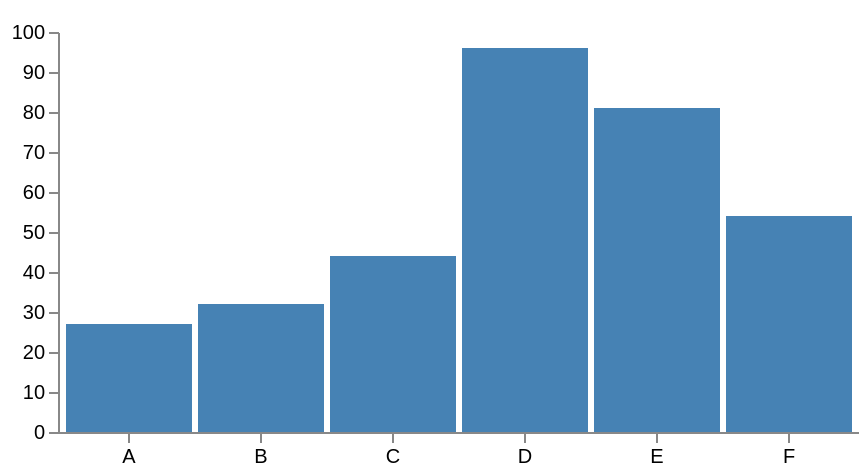

The Vega-Lite source for this figure:
### Vega specification from a JSON file in a GitHub repository (floating-point values rounded to 4 significant figures)
{"$schema": "https://vega.github.io/schema/vega/v4.json", "width": 400, "height": 200, "padding": 5, "data": [{"name": "table", "values": [{"category": "A", "amount": 27}, {"category": "B", "amount": 32}, {"category": "C", "amount": 44}, {"category": "D", "amount": 96}, {"category": "E", "amount": 81}, {"category": "F", "amount": 54}]}], "signals": [{"name": "tooltip", "value": {}, "on": [{"events": "rect:mouseover", "update": "datum"}, {"events": "rect:mouseout", "update": "{}"}]}], "scales": [{"name": "xscale", "type": "band", "domain": {"data": "table", "field": "category"}, "range": "width", "padding": 0.05, "round": true}, {"name": "yscale", "domain": {"data": "table", "field": "amount"}, "nice": true, "range": "height"}], "axes": [{"orient": "bottom", "scale": "xscale"}, {"orient": "left", "scale": "yscale"}], "marks": [{"type": "rect", "from": {"data": "table"}, "encode": {"enter": {"x": {"scale": "xscale", "field": "category"}, "width": {"scale": "xscale", "band": 1}, "y": {"scale": "yscale", "field": "amount"}, "y2": {"scale": "yscale", "value": 0}}, "update": {"fill": {"value": "steelblue"}}, "hover": {"fill": {"value": "red"}}}}, {"type": "text", "encode": {"enter": {"align": {"value": "center"}, "baseline": {"value": "bottom"}, "fill": {"value": "#333"}}, "update": {"x": {"scale": "xscale", "signal": "tooltip.category", "band": 0.5}, "y": {"scale": "yscale", "signal": "tooltip.amount", "offset": -2}, "text": {"signal": "tooltip.amount"}, "fillOpacity": [{"test": "datum === tooltip", "value": 0}, {"value": 1}]}}}]}
